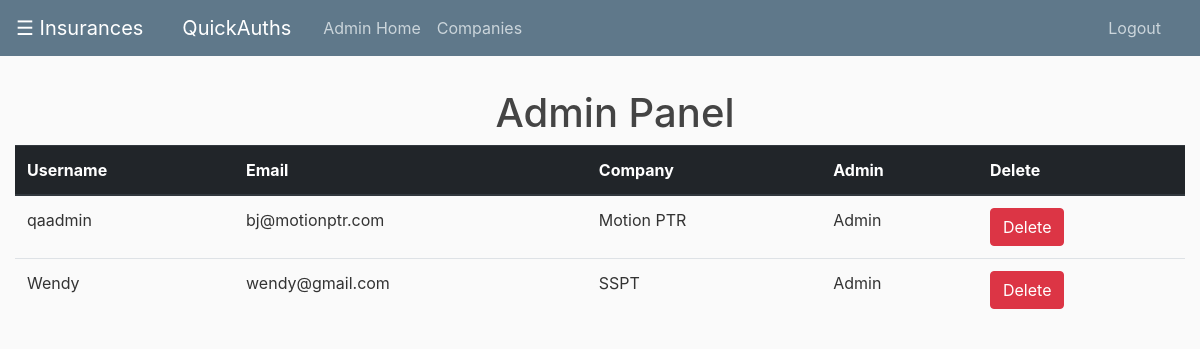
The page /admin (signed in) on the database its author committed.
### insurance/models.py (models this page shows, shortened)
class User(db.Model, UserMixin):
    id = db.Column(db.Integer, primary_key=True)
    username = db.Column(db.String(20), unique=True, nullable=False)
    email = db.Column(db.String(120), unique=True, nullable=False)
    password = db.Column(db.String(60), nullable=False)
    admin = db.Column(db.Boolean, default=False)
    active = db.Column(db.Boolean, default=True)
    company_id = db.Column(db.Integer, db.ForeignKey('company.id'), nullable=False)

class Company(db.Model):
    id = db.Column(db.Integer, primary_key=True)
    name = db.Column(db.String(100), nullable=False)
    file_counter = db.Column(db.Integer, default=0)

### insurance/routes.py (the view, shortened to what this page needs)
@app.route("/admin", methods=['GET', 'POST'])
def admin():
    if current_user.is_authenticated:
        if current_user.get_id() == '1':
            users = User.query\
            .join(Company, Company.id==User.company_id)\
            .add_columns(User.id, User.username, User.email, Company.name, User.admin).all()
            return render_template('admin.html', title='Admin', users=users)
        else:
            logout_user()

### insurance/models.py (called while the page is built)
@login_manager.user_loader
def load_user(user_id):
    return User.query.get(int(user_id))

### insurance/templates/admin.html (shortened to what this page needs)
{% extends "layout.html" %} {% block content %}
<div class="container">
    <div class=" text-center mt-2 ">
        <h1>Admin Panel</h1>
    </div>
</div>
<div class="col-md-12">
    <table class="table" id="my-table">
        <thead class="thead-dark">
            <tr>
                <th scope="col">Username</th>
                <th scope="col">Email</th>
                <th scope="col">Company</th>
                <th scope="col">Admin</th>
                <th scope="col">Delete</th>
            </tr>
        </thead>
        <tbody>
            {% for user in users %}
            <tr>
                <td>{{ user.username }}</td>
                <td>{{ user.email }}</td>
                <td>{{ user.name }}</td>
                <td>
                    {% if user.admin == false %}
                    <form action="{{ url_for('make_admin', id=user.id) }}" method="POST">
                        <button class="btn btn-primary" type="submit">Make Admin</button>
                    </form>
                    {% else %} Admin {% endif %}
                </td>
                <td>
                    <form action="{{ url_for('delete_user', id=user.id) }}" method="POST">
                        <button class="btn btn-danger" type="submit">Delete</button>
                    </form>
                </td>
            </tr>
            {% endfor %}
        </tbody>
    </table>
</div>
{% endblock content %}

### insurance/static/main.css (style rules this page uses)
body { background: #fafafa; color: #333333; margin-top: 5rem; }
h1, h2, h3, h4, h5, h6 { color: #444444; }

### rows shown on the page
User: username "qaadmin", email "bj@motionptr.com", name "Motion PTR"
User: username "Wendy", email "wendy@gmail.com", name "SSPT"
